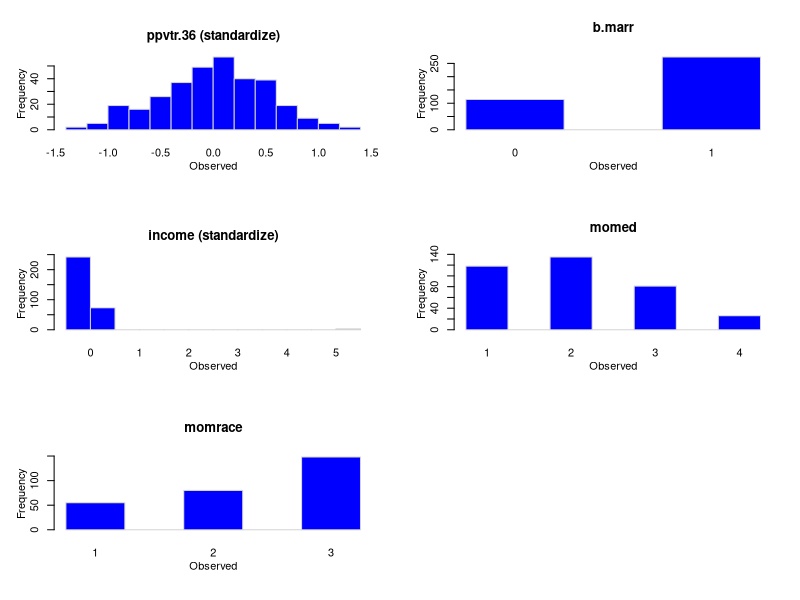
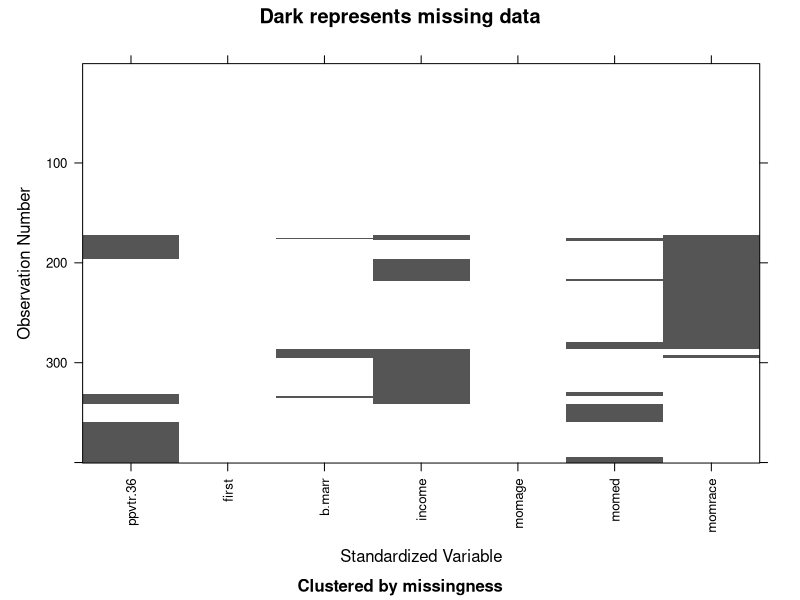
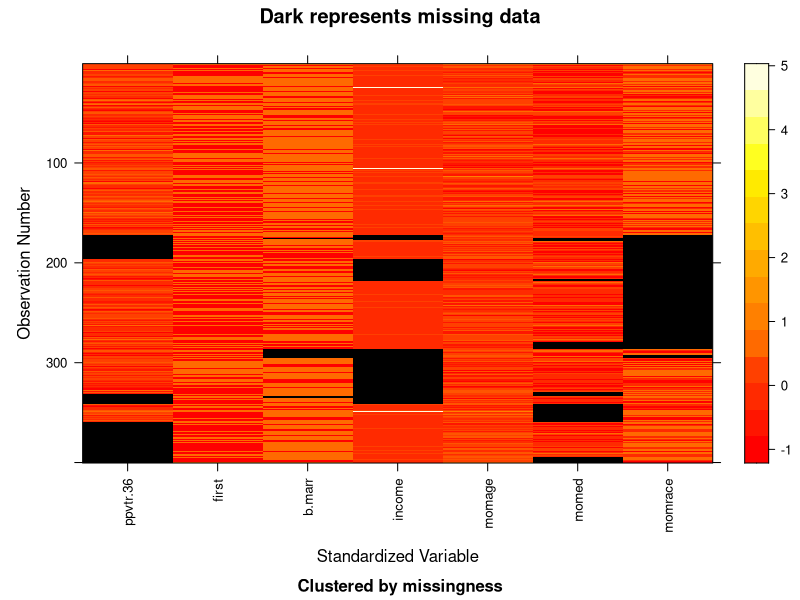
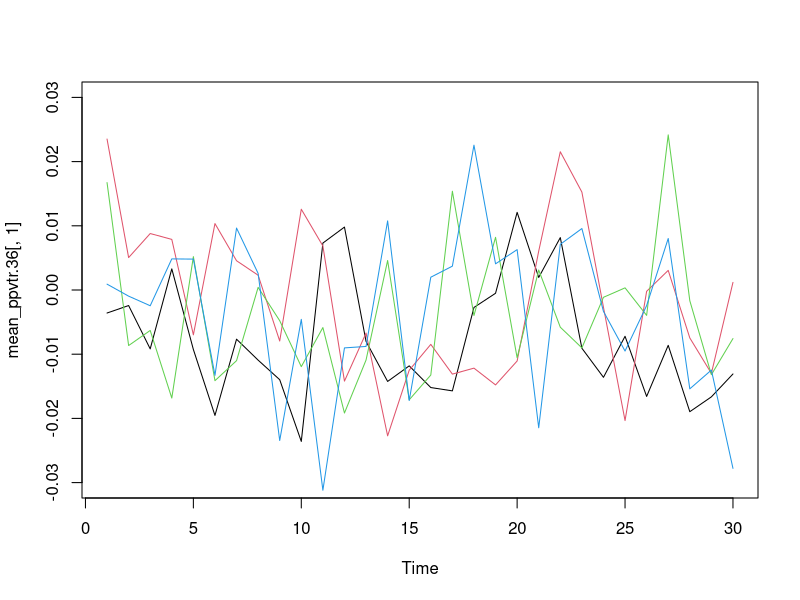
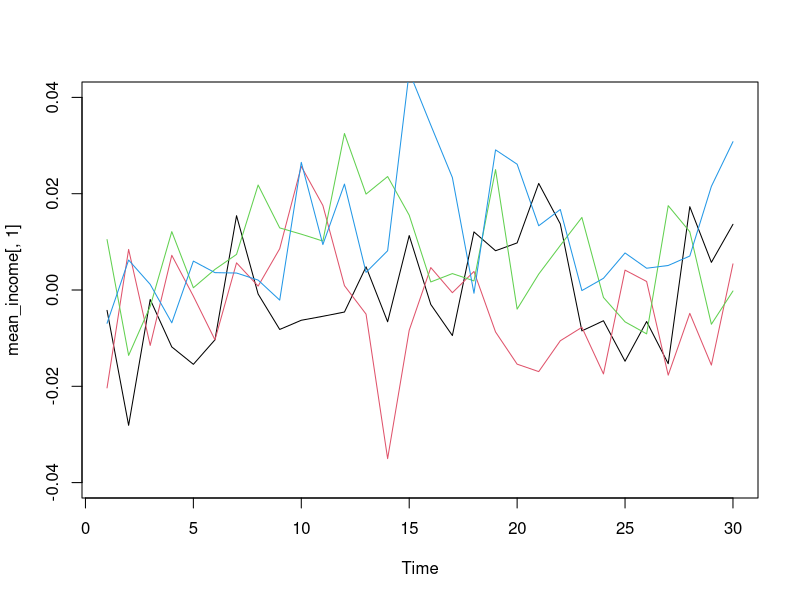
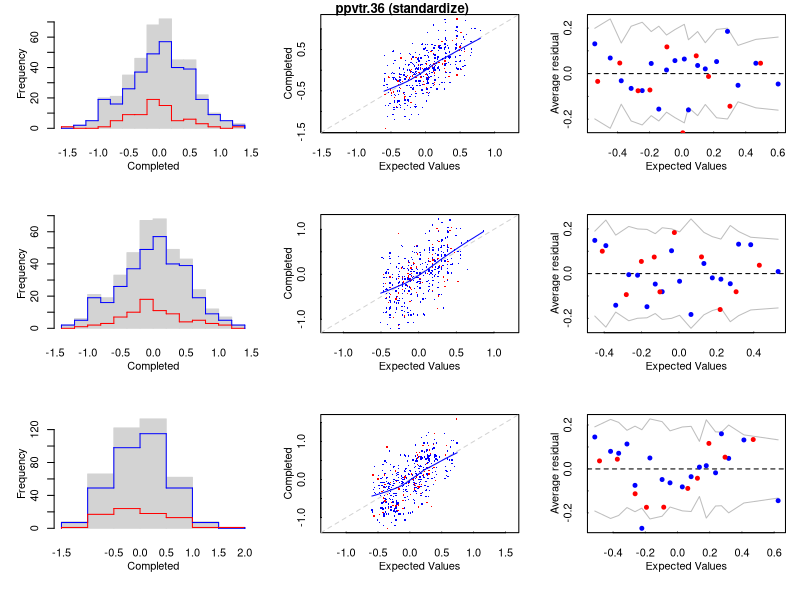
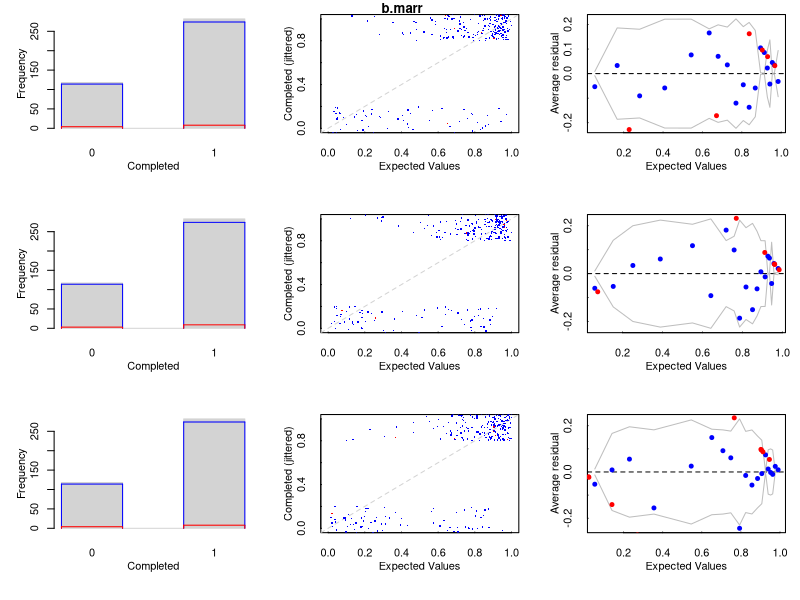
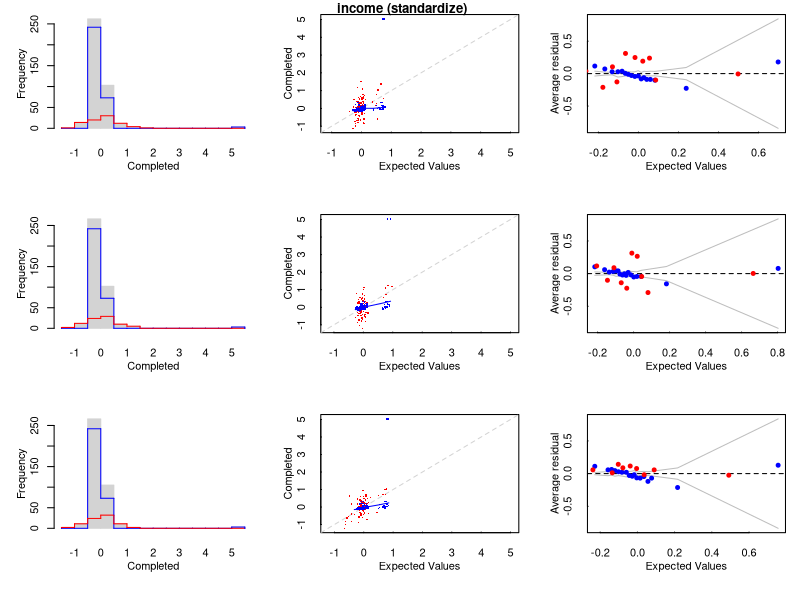

Write R code to recreate these figures, in order. (Note: this script raises an error after producing the figures.)
# Using the MI package
# install.packages("mi")
library(mi)

# Getting the built-in dataset nlsyV
data(nlsyV, package = "mi")

# Create the missing data frame object
mdf = missing_data.frame(nlsyV)

# Five-number summary statistics + missing number
summary(mdf)

# Histograms of all variables with missing values
hist(mdf)

# Missing patterns
# Graph of the missing pattern matrix R
image(mdf, grayscale=TRUE)

# Standardized observed values together with missing
image(mdf)

# Or look at the patterns numerically:
tabulate(mdf@patterns)
levels(mdf@patterns) 
# For example, 172 cases had "nothing" missingness pattern

# Examine the default settings
show(mdf)

# Make changes to some variables as an example
mdf = change(mdf, y = c("momed", "momrace"), what = "type", to = "un")
show(mdf)

# Running the chains
imputations <- mi(mdf, parallel = F)
# IMPORTANT note: By default, on Macs mi uses parallel processor computing 
# however, it does not work well on macOS Big Sur, so I switched to FALSE.
# If you are using a different OS try parallel= T for faster computations.

(converged = mi2BUGS(imputations))
# Note the result is an array of matrices with all imputed variables means and sd's
# Each matrix is of order iter by m

# Extract specific variables from the imputations
(mean_ppvtr.36 = converged[, , 1])
mean_income = converged[, , 3]

# Switch back to 1x1 graph window
par(mfrow = c(1,1))

# Traceplot of mean imputed values of  ppvtr.36
ts.plot(mean_ppvtr.36[,1], col=1, ylim = c(-0.03, 0.03))
lines(mean_ppvtr.36[,2], col= 2)
lines(mean_ppvtr.36[,3], col= 3)
lines(mean_ppvtr.36[,4], col= 4)

# Traceplot of mean imputed income
ts.plot(mean_income[,1], col=1, ylim = c(-0.04, 0.04))
lines(mean_income[,2], col= 2)
lines(mean_income[,3], col= 3)
lines(mean_income [,4], col= 4)

# We can also check if the mean of each completed variable is roughly the same for each of the 4 chains.
round(mipply(imputations, mean, to.matrix = TRUE), 3)

# R-hat should be around 1
Rhats(imputations)


# Checks how good the models fit
plot(imputations)
# Turn off the "Hit <Return>" message
par(ask=F)
par(mfrow = c(1,1))
# Conclusion: Income variable clearly has a problem!

# How do we fix the problem with income?
# Look at income again
hist(nlsyV$income)
# It is highly right-skewed and has pileup at 0

# Make changes to income variable
mdf <- change(mdf, y = "income", what = "type", to = "nonn")
show(mdf)
# Note the log transformation on income!

# Check histograms again
hist(mdf)
# Now income looks more promising and symmetric

# Run the chains again!
# And we can always benefit from more iterations:
imputations <- mi(mdf, n.iter = 60)
Rhats(imputations)
converged <- mi2BUGS(imputations)

mean_income = converged[, , 3]
# Traceplot of mean imputed income
ts.plot(mean_income[,1], col=1)
lines(mean_income[,2], col= 2)
lines(mean_income[,3], col= 3)
lines(mean_income [,4], col= 4)

plot(imputations)

# Try pmm
mdf = missing_data.frame(nlsyV)


mdf <- change(mdf, y = c("momed", "momrace"), what = "type", to = "un")
show(mdf)
mdf <- change(mdf, y = "income", what ="imputation_method", to = "pmm")
show(mdf)
imputations <- mi(mdf, n.iter=60)


converged <- mi2BUGS(imputations)

mean_ppvtr.36 = converged[, , 1]
mean_income = converged[, , 3]
par(mfrow = c(1,1))
# Traceplot of mean income
ts.plot(mean_income[,1], col=1)
lines(mean_income[,2], col= 2)
lines(mean_income[,3], col= 3)
lines(mean_income [,4], col= 4)

plot(imputations)

analysis <- pool(ppvtr.36 ~ first + b.marr + scale(income) + momage + momed + momrace, imputations, m=5)
display(analysis)

analysis <- pool(ppvtr.36 ~ first + b.marr + income + momage + momed + momrace, imputations, m=5)
display(analysis)

summary(glm(formula = ppvtr.36 ~ first + b.marr + scale(income) + momage
+ factor(momed) + factor(momrace), family = gaussian, data =
nlsyV))


# Exercise:
# Practice mi with the missing data that you created for Quiz 2. 
# Compare to the other results.
